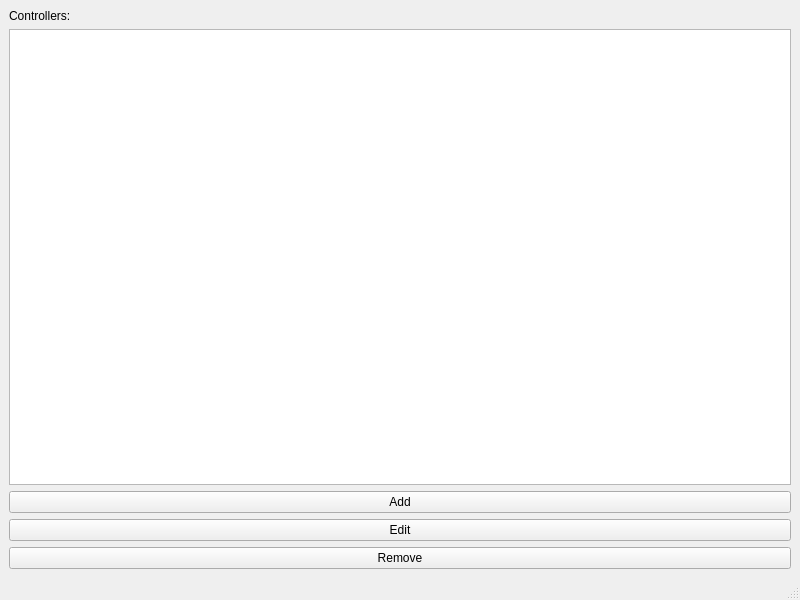
<?xml version="1.0" encoding="UTF-8"?>
<ui version="4.0">
 <class>MainWindow</class>
 <widget class="QMainWindow" name="MainWindow">
  <property name="geometry">
   <rect>
    <x>0</x>
    <y>0</y>
    <width>800</width>
    <height>600</height>
   </rect>
  </property>
  <property name="windowTitle">
   <string>MainWindow</string>
  </property>
  <widget class="QWidget" name="centralwidget">
   <layout class="QGridLayout" name="gridLayout_2">
    <item row="0" column="0">
     <layout class="QGridLayout" name="gridLayout">
      <item row="0" column="0">
       <widget class="QLabel" name="label">
        <property name="text">
         <string>Controllers:</string>
        </property>
       </widget>
      </item>
      <item row="2" column="0">
       <widget class="QPushButton" name="addController">
        <property name="text">
         <string>Add</string>
        </property>
       </widget>
      </item>
      <item row="3" column="0">
       <widget class="QPushButton" name="editController">
        <property name="text">
         <string>Edit</string>
        </property>
       </widget>
      </item>
      <item row="4" column="0">
       <widget class="QPushButton" name="removeController">
        <property name="text">
         <string>Remove</string>
        </property>
       </widget>
      </item>
      <item row="1" column="0">
       <widget class="ControllerListWidget" name="controllerWidget"/>
      </item>
     </layout>
    </item>
   </layout>
  </widget>
  <widget class="QMenuBar" name="menubar">
   <property name="geometry">
    <rect>
     <x>0</x>
     <y>0</y>
     <width>800</width>
     <height>25</height>
    </rect>
   </property>
  </widget>
  <widget class="QStatusBar" name="statusbar"/>
 </widget>
 <customwidgets>
  <customwidget>
   <class>ControllerListWidget</class>
   <extends>QListWidget</extends>
   <header location="global">controllerlistwidget.h</header>
  </customwidget>
 </customwidgets>
 <resources/>
 <connections/>
</ui>
